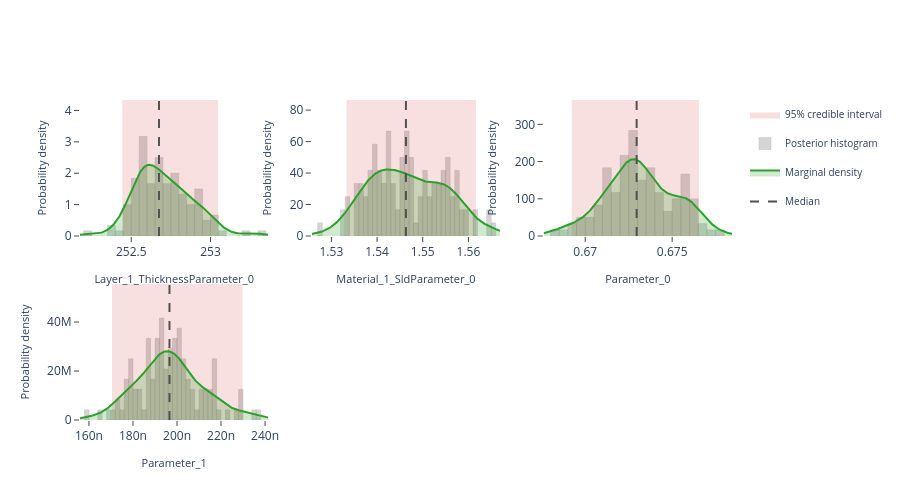

The notebook cell this image was saved under:
### Markdown cell above
## Interactive posterior plots

The next three cells render the same Plotly figures that are shown on the
Bayesian Posterior tab of the EasyReflectometryApp:

* **Marginals** — per-parameter distribution: histogram + smooth KDE marginal,
  shaded 95% credible interval, and median / best-sample lines
  (`plot_distribution` or `posterior.distribution()`)
* **Corner plot** — pairwise marginals + 2-D contours + scatter (`plot_corner`)
* **Traces** — per-chain trace + marginal histogram (`plot_trace`)

The standalone helpers are called with ``return_figure=True`` so they return a
Plotly ``Figure`` that we render in the notebook with ``fig.show()``; the
``PosteriorResults`` methods return the figure directly.

### Code cell
# ---- Marginal posterior distributions ---------------------------------------
# One panel per free parameter, each overlaying the posterior histogram, a
# smooth Gaussian-KDE marginal, the shaded 95% credible interval, and the
# median / best-sample reference lines.  Mirrors the "Marginals" sub-tab in
# the EasyReflectometryApp.

# The PosteriorResults method passes ``logp`` through automatically so the
# best posterior sample (MAP) line is drawn:
fig = posterior.distribution()
fig.show()

# Standalone equivalent (pass ``logp`` to get the best-sample line):
# fig = plot_distribution(
#     posterior.draws,
#     posterior.param_names,
#     logp=posterior.logp,
#     return_figure=True,
# )
# fig.show()

### Figure 1 — Plotly figure (JSON) as saved in the notebook; plotly's stock layout.template omitted (floating-point values rounded to 4 significant figures; data arrays with more than 128 entries replaced by an {"elided": "..."} marker saying what was removed)
{"data": [{"fill": "toself", "fillcolor": "rgba(214, 39, 40, 0.14)", "hoverinfo": "skip", "legendgroup": "95% credible interval", "line": {"color": "rgba(214, 39, 40, 0.14)", "width": 0}, "mode": "lines", "name": "95% credible interval", "showlegend": true, "type": "scatter", "x": [252.4, 253.0, 253.0, 252.4, 252.4], "xaxis": "x", "y": [0.0, 0.0, 4.332, 4.332, 0.0], "yaxis": "y"}, {"histnorm": "probability density", "hovertemplate": "sample=%{x:.4f}<br>density: %{y:.2f}<extra></extra>", "legendgroup": "histogram", "marker": {"color": "rgba(120, 120, 120, 0.38)", "line": {"color": "rgba(120, 120, 120, 0.24)", "width": 1}}, "name": "Posterior histogram", "nbinsx": 40, "opacity": 0.82, "showlegend": true, "type": "histogram", "x": [252.9, 252.5, 252.5, 252.6, 252.8, 252.7, 252.6, 253.0, 252.4, 252.9, 253.0, 253.3, 252.6, 252.8, 252.8, 252.5, 252.6, 252.6, 252.8, 252.5, 252.9, 252.6, 252.6, 252.6, 252.8, 252.8, 253.0, 252.9, 252.7, 252.7, 252.6, 252.6, 252.5, 252.6, 252.8, 252.6, 252.8, 252.7, 252.7, 252.7, 252.9, 252.6, 252.8, 252.9, 252.5, 253.0, 252.7, 252.5, 252.7, 252.9, 252.7, 252.6, 252.7, 252.8, 252.8, 252.8, 252.9, 252.4, 252.8, 252.7, 252.7, 252.7, 252.6, 252.6, 252.7, 252.7, 252.6, 252.8, 252.6, 252.5, 252.8, 252.6, 252.5, 252.9, 252.7, 252.7, 252.9, 252.8, 252.5, 252.9, 252.6, 253.1, 252.7, 252.6, 252.5, 252.9, 253.2, 252.7, 252.5, 252.7, 252.4, 252.6, 252.7, 252.2, 252.9, 252.6, 252.8, 252.5, 252.7, 252.6, 253.0, 252.5, 252.8, 252.6, 252.7, 252.9, 252.8, 252.8, 252.6, 252.5, 252.5, 253.0, 252.7, 252.7, 252.6, 252.6, 253.0, 252.9, 252.5, 252.6], "xaxis": "x", "yaxis": "y"}, {"fill": "tozeroy", "fillcolor": "rgba(44, 160, 44, 0.22)", "hovertemplate": "Layer_1_ThicknessParameter_0: %{x:.4f}<br>density: %{y:.4f}<extra></extra>", "legendgroup": "marginal", "line": {"color": "rgb(44, 160, 44)", "width": 2}, "mode": "lines", "name": "Marginal density", "showlegend": true, "type": "scatter", "x": {"elided": "256 float values"}, "xaxis": "x", "y": {"elided": "256 float values"}, "yaxis": "y"}, {"hovertemplate": "Median: %{x:.4f}<extra></extra>", "legendgroup": "Median", "line": {"color": "rgb(80, 80, 80)", "dash": "dash", "width": 2}, "mode": "lines", "name": "Median", "showlegend": true, "type": "scatter", "x": [252.7, 252.7], "xaxis": "x", "y": [0.0, 4.332], "yaxis": "y"}, {"fill": "toself", "fillcolor": "rgba(214, 39, 40, 0.14)", "hoverinfo": "skip", "legendgroup": "95% credible interval", "line": {"color": "rgba(214, 39, 40, 0.14)", "width": 0}, "mode": "lines", "name": "95% credible interval", "showlegend": false, "type": "scatter", "x": [1.533, 1.562, 1.562, 1.533, 1.533], "xaxis": "x2", "y": [0.0, 0.0, 86.42, 86.42, 0.0], "yaxis": "y2"}, {"histnorm": "probability density", "hovertemplate": "sample=%{x:.4f}<br>density: %{y:.2f}<extra></extra>", "legendgroup": "histogram", "marker": {"color": "rgba(120, 120, 120, 0.38)", "line": {"color": "rgba(120, 120, 120, 0.24)", "width": 1}}, "name": "Posterior histogram", "nbinsx": 40, "opacity": 0.82, "showlegend": false, "type": "histogram", "x": [1.558, 1.556, 1.552, 1.543, 1.551, 1.538, 1.552, 1.545, 1.541, 1.55, 1.544, 1.557, 1.547, 1.528, 1.536, 1.556, 1.542, 1.555, 1.543, 1.538, 1.532, 1.555, 1.546, 1.542, 1.565, 1.54, 1.541, 1.54, 1.543, 1.553, 1.551, 1.533, 1.541, 1.537, 1.539, 1.561, 1.546, 1.547, 1.536, 1.547, 1.558, 1.55, 1.542, 1.54, 1.55, 1.556, 1.551, 1.549, 1.539, 1.552, 1.555, 1.546, 1.539, 1.564, 1.55, 1.542, 1.544, 1.55, 1.539, 1.539, 1.536, 1.553, 1.554, 1.557, 1.558, 1.548, 1.552, 1.545, 1.544, 1.539, 1.562, 1.533, 1.55, 1.538, 1.544, 1.565, 1.538, 1.543, 1.54, 1.542, 1.542, 1.556, 1.539, 1.54, 1.558, 1.551, 1.548, 1.554, 1.547, 1.535, 1.555, 1.546, 1.535, 1.56, 1.547, 1.545, 1.536, 1.547, 1.534, 1.542, 1.545, 1.541, 1.553, 1.56, 1.539, 1.553, 1.547, 1.555, 1.557, 1.559, 1.546, 1.558, 1.547, 1.547, 1.554, 1.555, 1.542, 1.537, 1.537, 1.533], "xaxis": "x2", "yaxis": "y2"}, {"fill": "tozeroy", "fillcolor": "rgba(44, 160, 44, 0.22)", "hovertemplate": "Material_1_SldParameter_0: %{x:.4f}<br>density: %{y:.4f}<extra></extra>", "legendgroup": "marginal", "line": {"color": "rgb(44, 160, 44)", "width": 2}, "mode": "lines", "name": "Marginal density", "showlegend": false, "type": "scatter", "x": {"elided": "256 float values"}, "xaxis": "x2", "y": {"elided": "256 float values"}, "yaxis": "y2"}, {"hovertemplate": "Median: %{x:.4f}<extra></extra>", "legendgroup": "Median", "line": {"color": "rgb(80, 80, 80)", "dash": "dash", "width": 2}, "mode": "lines", "name": "Median", "showlegend": false, "type": "scatter", "x": [1.546, 1.546], "xaxis": "x2", "y": [0.0, 86.42], "yaxis": "y2"}, {"fill": "toself", "fillcolor": "rgba(214, 39, 40, 0.14)", "hoverinfo": "skip", "legendgroup": "95% credible interval", "line": {"color": "rgba(214, 39, 40, 0.14)", "width": 0}, "mode": "lines", "name": "95% credible interval", "showlegend": false, "type": "scatter", "x": [0.6692, 0.6765, 0.6765, 0.6692, 0.6692], "xaxis": "x3", "y": [0.0, 0.0, 365.6, 365.6, 0.0], "yaxis": "y3"}, {"histnorm": "probability density", "hovertemplate": "sample=%{x:.4f}<br>density: %{y:.2f}<extra></extra>", "legendgroup": "histogram", "marker": {"color": "rgba(120, 120, 120, 0.38)", "line": {"color": "rgba(120, 120, 120, 0.24)", "width": 1}}, "name": "Posterior histogram", "nbinsx": 40, "opacity": 0.82, "showlegend": false, "type": "histogram", "x": [0.6751, 0.6729, 0.6744, 0.6695, 0.6737, 0.6736, 0.6779, 0.6716, 0.6704, 0.6737, 0.6763, 0.6744, 0.6727, 0.6725, 0.6732, 0.6725, 0.676, 0.6757, 0.6711, 0.6733, 0.6732, 0.673, 0.6742, 0.671, 0.6751, 0.6708, 0.6737, 0.6744, 0.6736, 0.6726, 0.6742, 0.6719, 0.6721, 0.67, 0.6726, 0.6741, 0.6745, 0.6739, 0.6685, 0.6729, 0.6751, 0.675, 0.6729, 0.6712, 0.6729, 0.6723, 0.673, 0.6736, 0.6697, 0.6724, 0.6732, 0.6726, 0.6731, 0.6758, 0.6753, 0.6724, 0.6727, 0.676, 0.6707, 0.6757, 0.6718, 0.6738, 0.6754, 0.6714, 0.6745, 0.6727, 0.6736, 0.6764, 0.6729, 0.6725, 0.6771, 0.6719, 0.6742, 0.6733, 0.6738, 0.6758, 0.6725, 0.6724, 0.6681, 0.6719, 0.6713, 0.6722, 0.6711, 0.6696, 0.677, 0.6765, 0.6729, 0.6722, 0.6704, 0.6709, 0.6722, 0.6726, 0.6714, 0.676, 0.672, 0.6729, 0.6725, 0.6762, 0.669, 0.6714, 0.6718, 0.6731, 0.6765, 0.6756, 0.671, 0.6761, 0.6731, 0.6756, 0.6759, 0.6748, 0.6733, 0.674, 0.6714, 0.6759, 0.673, 0.6749, 0.6712, 0.6713, 0.6692, 0.6708], "xaxis": "x3", "yaxis": "y3"}, {"fill": "tozeroy", "fillcolor": "rgba(44, 160, 44, 0.22)", "hovertemplate": "Parameter_0: %{x:.4f}<br>density: %{y:.4f}<extra></extra>", "legendgroup": "marginal", "line": {"color": "rgb(44, 160, 44)", "width": 2}, "mode": "lines", "name": "Marginal density", "showlegend": false, "type": "scatter", "x": {"elided": "256 float values"}, "xaxis": "x3", "y": {"elided": "256 float values"}, "yaxis": "y3"}, {"hovertemplate": "Median: %{x:.4f}<extra></extra>", "legendgroup": "Median", "line": {"color": "rgb(80, 80, 80)", "dash": "dash", "width": 2}, "mode": "lines", "name": "Median", "showlegend": false, "type": "scatter", "x": [0.673, 0.673], "xaxis": "x3", "y": [0.0, 365.6], "yaxis": "y3"}, {"fill": "toself", "fillcolor": "rgba(214, 39, 40, 0.14)", "hoverinfo": "skip", "legendgroup": "95% credible interval", "line": {"color": "rgba(214, 39, 40, 0.14)", "width": 0}, "mode": "lines", "name": "95% credible interval", "showlegend": false, "type": "scatter", "x": [1.705e-07, 2.298e-07, 2.298e-07, 1.705e-07, 1.705e-07], "xaxis": "x4", "y": [0.0, 0.0, 55540000.0, 55540000.0, 0.0], "yaxis": "y4"}, {"histnorm": "probability density", "hovertemplate": "sample=%{x:.4f}<br>density: %{y:.2f}<extra></extra>", "legendgroup": "histogram", "marker": {"color": "rgba(120, 120, 120, 0.38)", "line": {"color": "rgba(120, 120, 120, 0.24)", "width": 1}}, "name": "Posterior histogram", "nbinsx": 40, "opacity": 0.82, "showlegend": false, "type": "histogram", "x": [2.013e-07, 1.984e-07, 1.923e-07, 2.192e-07, 2.052e-07, 1.779e-07, 2.126e-07, 1.882e-07, 1.939e-07, 2.008e-07, 1.972e-07, 1.887e-07, 1.783e-07, 1.902e-07, 1.864e-07, 1.77e-07, 1.921e-07, 2.062e-07, 1.925e-07, 2.039e-07, 1.769e-07, 1.762e-07, 2.056e-07, 2.177e-07, 1.944e-07, 2.031e-07, 2.013e-07, 2.097e-07, 2.025e-07, 1.931e-07, 2.143e-07, 1.878e-07, 2.149e-07, 1.801e-07, 1.935e-07, 2.156e-07, 1.705e-07, 1.876e-07, 2.115e-07, 2.031e-07, 2.013e-07, 1.645e-07, 2.224e-07, 2.137e-07, 2.177e-07, 1.976e-07, 1.903e-07, 1.943e-07, 1.867e-07, 1.937e-07, 1.784e-07, 1.984e-07, 2.049e-07, 1.894e-07, 2.123e-07, 1.911e-07, 2.01e-07, 1.949e-07, 1.72e-07, 1.899e-07, 1.908e-07, 1.968e-07, 2.037e-07, 2.079e-07, 1.784e-07, 2.17e-07, 1.864e-07, 1.927e-07, 2.051e-07, 1.7e-07, 2.161e-07, 1.878e-07, 1.802e-07, 1.913e-07, 1.946e-07, 1.93e-07, 1.746e-07, 2.26e-07, 1.964e-07, 2.299e-07, 1.906e-07, 2.345e-07, 2.039e-07, 2.169e-07, 2.166e-07, 1.598e-07, 1.795e-07, 2.014e-07, 1.957e-07, 2.017e-07, 1.975e-07, 1.984e-07, 1.878e-07, 1.79e-07, 1.98e-07, 1.821e-07, 2.065e-07, 2.113e-07, 1.84e-07, 1.915e-07, 1.802e-07, 1.908e-07, 1.974e-07, 2.01e-07, 1.833e-07, 1.798e-07, 1.865e-07, 1.968e-07, 1.923e-07, 1.983e-07, 1.832e-07, 2.013e-07, 1.99e-07, 2.11e-07, 2.376e-07, 2.296e-07, 1.997e-07, 1.986e-07, 1.73e-07, 2.298e-07], "xaxis": "x4", "yaxis": "y4"}, {"fill": "tozeroy", "fillcolor": "rgba(44, 160, 44, 0.22)", "hovertemplate": "Parameter_1: %{x:.4f}<br>density: %{y:.4f}<extra></extra>", "legendgroup": "marginal", "line": {"color": "rgb(44, 160, 44)", "width": 2}, "mode": "lines", "name": "Marginal density", "showlegend": false, "type": "scatter", "x": {"elided": "256 float values"}, "xaxis": "x4", "y": {"elided": "256 float values"}, "yaxis": "y4"}, {"hovertemplate": "Median: %{x:.4f}<extra></extra>", "legendgroup": "Median", "line": {"color": "rgb(80, 80, 80)", "dash": "dash", "width": 2}, "mode": "lines", "name": "Median", "showlegend": false, "type": "scatter", "x": [1.966e-07, 1.966e-07], "xaxis": "x4", "y": [0.0, 55540000.0], "yaxis": "y4"}], "layout": {"barmode": "overlay", "height": 500, "legend": {"font": {"size": 10}}, "plot_bgcolor": "white", "showlegend": true, "xaxis": {"anchor": "y", "domain": [0.0, 0.2889], "range": [252.2, 253.4], "showgrid": false, "ticks": "outside", "title": {"font": {"size": 11}, "text": "Layer_1_ThicknessParameter_0"}, "zeroline": false}, "xaxis2": {"anchor": "y2", "domain": [0.3556, 0.6444], "range": [1.526, 1.567], "showgrid": false, "ticks": "outside", "title": {"font": {"size": 11}, "text": "Material_1_SldParameter_0"}, "zeroline": false}, "xaxis3": {"anchor": "y3", "domain": [0.7111, 1.0], "range": [0.6676, 0.6784], "showgrid": false, "ticks": "outside", "title": {"font": {"size": 11}, "text": "Parameter_0"}, "zeroline": false}, "xaxis4": {"anchor": "y4", "domain": [0.0, 0.2889], "range": [1.559e-07, 2.415e-07], "showgrid": false, "ticks": "outside", "title": {"font": {"size": 11}, "text": "Parameter_1"}, "zeroline": false}, "xaxis5": {"anchor": "y5", "domain": [0.3556, 0.6444], "showgrid": false, "ticks": "outside", "zeroline": false}, "xaxis6": {"anchor": "y6", "domain": [0.7111, 1.0], "showgrid": false, "ticks": "outside", "zeroline": false}, "yaxis": {"anchor": "x", "domain": [0.575, 1.0], "range": [0.0, 4.332], "showgrid": false, "ticks": "outside", "title": {"font": {"size": 11}, "text": "Probability density"}, "zeroline": false}, "yaxis2": {"anchor": "x2", "domain": [0.575, 1.0], "range": [0.0, 86.42], "showgrid": false, "ticks": "outside", "title": {"font": {"size": 11}, "text": "Probability density"}, "zeroline": false}, "yaxis3": {"anchor": "x3", "domain": [0.575, 1.0], "range": [0.0, 365.6], "showgrid": false, "ticks": "outside", "title": {"font": {"size": 11}, "text": "Probability density"}, "zeroline": false}, "yaxis4": {"anchor": "x4", "domain": [0.0, 0.425], "range": [0.0, 55540000.0], "showgrid": false, "ticks": "outside", "title": {"font": {"size": 11}, "text": "Probability density"}, "zeroline": false}, "yaxis5": {"anchor": "x5", "domain": [0.0, 0.425], "showgrid": false, "ticks": "outside", "zeroline": false}, "yaxis6": {"anchor": "x6", "domain": [0.0, 0.425], "showgrid": false, "ticks": "outside", "zeroline": false}}}
